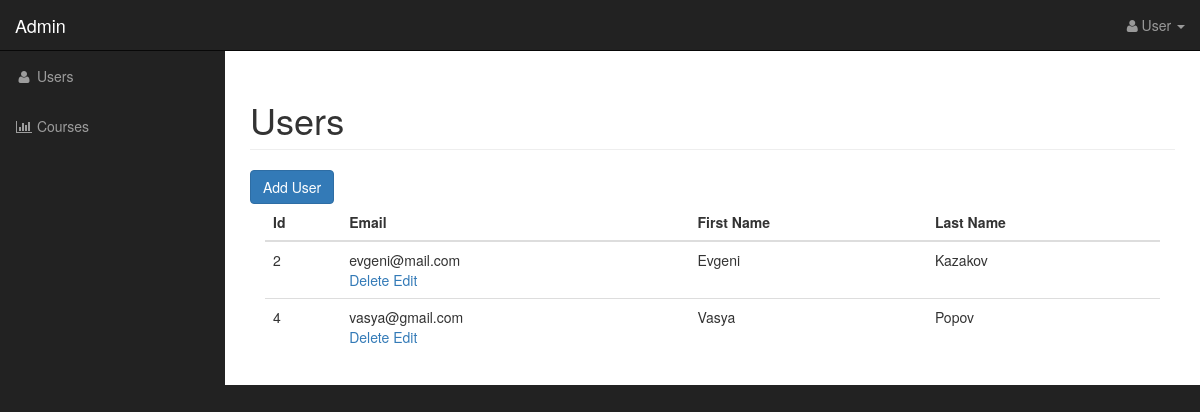
Screenshot of /admin/users.php (signed in) with the database file from the repository.
### tables this page shows
CREATE TABLE `users` (
  `id` int(11) NOT NULL,
  `email` varchar(255) NOT NULL,
  `password` varchar(255) NOT NULL,
  `first_name` varchar(255) NOT NULL,
  `last_name` varchar(255) NOT NULL,
  `user_image` varchar(255) NOT NULL
);

### admin/includes/database.php (called while the page is built, shortened)
<?php
	class Database {
		public $connection;
		public function open_db_connection(){
	   		$this->connection = new mysqli(DB_HOST, DB_USER, DB_PASS, DB_NAME);
		}
		public function query($sql) {
			$result = $this->connection->query($sql);
			return $result;
		}
	}
	$database = new Database();
 ?>

### admin/includes/db_object.php (called while the page is built, shortened)
<?php
	class Db_object {
		public static function find_all() {
			return static::find_by_query("SELECT * FROM " . static::$db_table . " ");
		}
		public static function find_by_query($sql) {
			global $database;
			$result_set = $database->query($sql);
			$the_object_array = array();
			while ($row = mysqli_fetch_array($result_set)) {
				$the_object_array[] = static::instantation($row);
			}
			return $the_object_array;
		}
		public static function instantation($the_record) {
			$the_object = new $calling_class;
			foreach ($the_record as $the_attribute => $value) {
				if ($the_object->has_the_attribute($the_attribute)) {
					$the_object->$the_attribute = $value;
				}
			}
			return $the_object;
		}
		private function has_the_attribute($the_attribute) {
			$object_properties = get_object_vars($this);
			return array_key_exists($the_attribute, $object_properties);
		}
	}
 ?>

### admin/users.php (the view, shortened to what this page needs)
<?php include("includes/header.php"); ?>
    <?php
        $users = User::find_all();
     ?>
        <?php include('includes/nav.php') ?>
        <div id="page-wrapper">
            <div class="container-fluid">
                <div class="row">
                    <div class="col-lg-12">
                        <h1 class="page-header">
                            Users
                        </h1>
                        <a href="add_user.php" class="btn btn-primary">Add User</a>
                        <div class="col-md-12">
                            <table class="table table-hover">
                                <thead>
                                    <tr>
                                        <th>Id</th>
                                        <th>Email</th>
                                        <th>First Name</th>
                                        <th>Last Name</th>
                                    </tr>
                                </thead>
                                <tbody>
                                    <?php foreach ($users as $user) : {
                                    } ?>
                                    <tr>
                                        <td><?php echo $user->id; ?></td>
                                        <td>
                                            <?php echo $user->email; ?>
                                            <div class="action_link">
                                                <a href="delete_user.php?id=<?php echo $user->id; ?>">Delete</a>
                                                <a href="edit_user.php?id=<?php echo $user->id; ?>">Edit</a>
                                            </div>
                                        </td>
                                        <td><?php echo $user->first_name; ?></td>
                                        <td><?php echo $user->last_name; ?></td>
                                    </tr>
                                <?php endforeach; ?>
                                </tbody>
                            </table>
                        </div>
                    </div>
                </div>
            </div>
        </div>
  <?php include("includes/footer.php"); ?>

### admin/css/sb-admin.css (style rules this page uses)
body { margin-top: 100px; background-color: #222; }
@media (min-width:768px) { body { margin-top: 50px; } }
#page-wrapper { width: 100%; padding: 0; background-color: #fff; }
@media (min-width:768px) { #page-wrapper { padding: 10px; } }

### rows the page displays
users: id "2", email "evgeni@mail.com", first_name "Evgeni", last_name "Kazakov"
users: id "4", email "vasya@gmail.com", first_name "Vasya", last_name "Popov"
